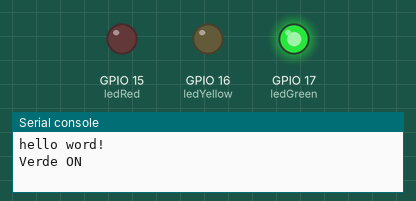
Recording of a program running on a simulated ESP32 board running MicroPython. On the bench: output pins drawn as LEDs (lit = HIGH), the last lines printed to the serial console. Wiring (from the project's diagram.json): red LED on GPIO 15, yellow LED on GPIO 16, green LED on GPIO 17.

Above: at 10.0 s.
At 20.2 s:
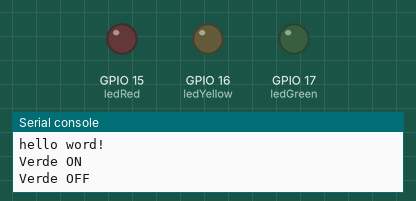
At 25.5 s:
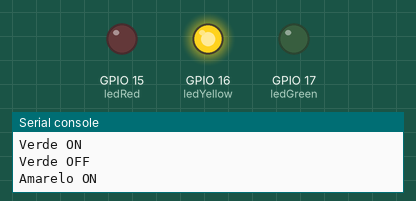
At 34.5 s:
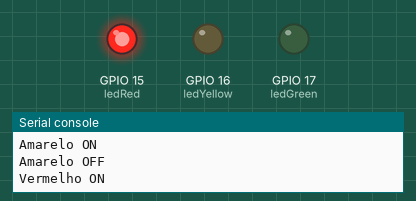
Timing chart, 0 to 50.1 s (numbered marks = the images above):
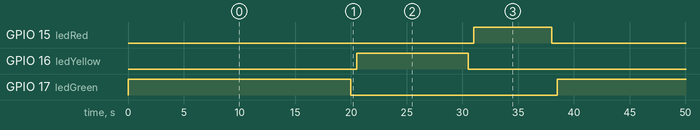

The program:

main.py
```python
from machine import Pin
from utime import sleep

print("hello word!")

ledRed = Pin(15, Pin.OUT)
ledGreen = Pin(17, Pin.OUT)
ledYellow = Pin(16, Pin.OUT)

while True:
    ledGreen.on()
    print("Verde ON")
    sleep(20)
    ledGreen.off()
    print("Verde OFF")
    sleep(0.5)

    ledYellow.on()
    print("Amarelo ON")
    sleep(10)
    ledYellow.off()
    print("Amarelo OFF")
    sleep(0.5)

    ledRed.on()
    print("Vermelho ON")
    sleep(7)
    ledRed.off()
    print("Vermelho OFF")
    sleep(0.5)
```

Measured:
- by itself, GPIO 15 (ledRed): alternates HIGH for 7.0 s and LOW for 31.5 s
- by itself, GPIO 16 (ledYellow): alternates HIGH for 10.0 s and LOW for 28.5 s
- by itself, GPIO 17 (ledGreen): alternates HIGH for 20.0 s and LOW for 18.5 s
